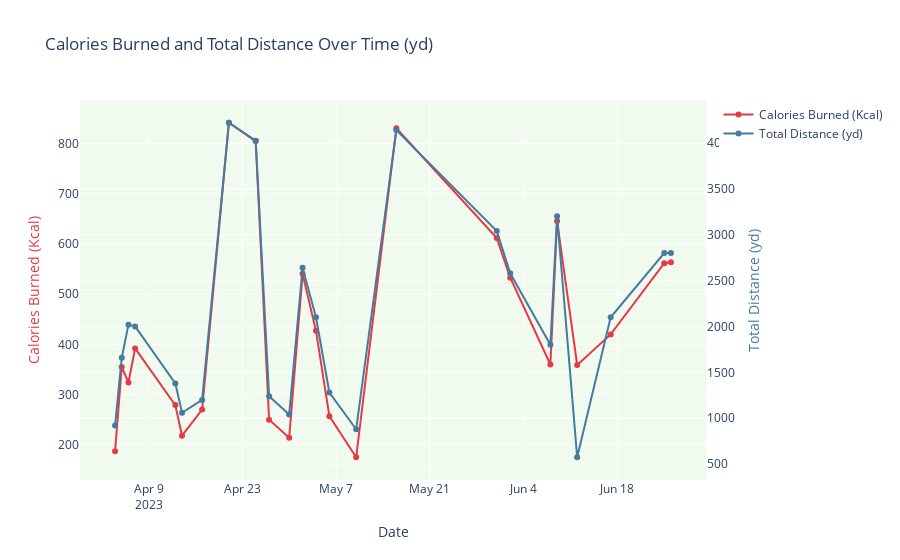
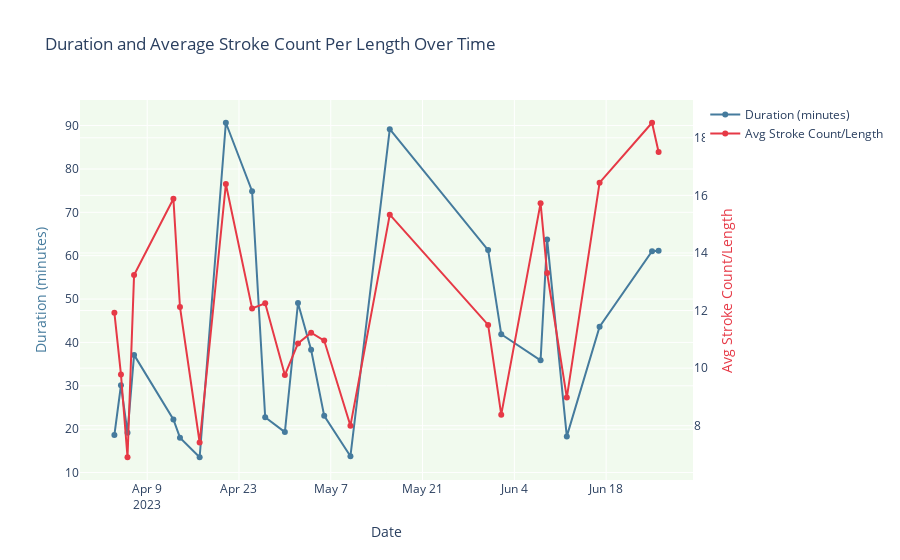

The notebook cell saved with these charts, in order:
### Code cell
import pandas as pd
import plotly.graph_objects as go

# Load the aggregated swim data
data_path = '/Users/ngirmay/Documents/GitHub/ironman_retrospective/form_swimming/form_swim_data/aggregated_swim_data.csv'  # Replace with your correct path if needed
swim_data = pd.read_csv(data_path)

# Ensure 'Swim Date' is in datetime format
swim_data['Swim Date'] = pd.to_datetime(swim_data['Swim Date'])

# --- Visualization 1: Calories Burned and Total Distance Swum Over Time ---
fig1 = go.Figure()

# Add Calories Burned as a line plot
fig1.add_trace(go.Scatter(x=swim_data['Swim Date'], y=swim_data['Calories'],
                          mode='lines+markers', name='Calories Burned (Kcal)', line=dict(color='#e63946')))

# Add Total Distance as a line plot on the same graph
fig1.add_trace(go.Scatter(x=swim_data['Swim Date'], y=swim_data['Dist (yd)'],
                          mode='lines+markers', name='Total Distance (yd)', line=dict(color='#457b9d'), yaxis='y2'))

# Add secondary y-axis for the distance
fig1.update_layout(
    title="Calories Burned and Total Distance Over Time (yd)",
    xaxis=dict(title='Date'),
    yaxis=dict(title='Calories Burned (Kcal)', titlefont=dict(color='#e63946')),
    yaxis2=dict(title='Total Distance (yd)', titlefont=dict(color='#457b9d'), overlaying='y', side='right'),
    plot_bgcolor='#f1faee'
)

# Show the first plot
fig1.show()

# --- Visualization 2: Duration and Average Stroke Count Per Length Over Time ---
fig2 = go.Figure()

# Add Duration (in minutes) as a line plot
fig2.add_trace(go.Scatter(x=swim_data['Swim Date'], y=swim_data['Move Time (min)'],
                          mode='lines+markers', name='Duration (minutes)', line=dict(color='#457b9d')))

# Add Average Stroke Count Per Length as a line plot on the same graph
fig2.add_trace(go.Scatter(x=swim_data['Swim Date'], y=swim_data['Avg Strk Count/Len'],
                          mode='lines+markers', name='Avg Stroke Count/Length', line=dict(color='#e63946'), yaxis='y2'))

# Add secondary y-axis for the average stroke count per length
fig2.update_layout(
    title="Duration and Average Stroke Count Per Length Over Time",
    xaxis=dict(title='Date'),
    yaxis=dict(title='Duration (minutes)', titlefont=dict(color='#457b9d')),
    yaxis2=dict(title='Avg Stroke Count/Length', titlefont=dict(color='#e63946'), overlaying='y', side='right'),
    plot_bgcolor='#f1faee'
)

# Show the second plot
fig2.show()

# Optionally: Save the visualizations as images or HTML files if needed
# fig1.write_image("calories_distance_swim.png")
# fig2.write_image("duration_stroke_count_swim.png")

### Figure 1 — Plotly figure (JSON) as saved in the notebook; plotly's stock layout.template omitted (floating-point values rounded to 4 significant figures)
{"data": [{"line": {"color": "#e63946"}, "mode": "lines+markers", "name": "Calories Burned (Kcal)", "type": "scatter", "x": ["2023-04-04T00:00:00", "2023-04-05T00:00:00", "2023-04-06T00:00:00", "2023-04-07T00:00:00", "2023-04-13T00:00:00", "2023-04-14T00:00:00", "2023-04-17T00:00:00", "2023-04-21T00:00:00", "2023-04-25T00:00:00", "2023-04-27T00:00:00", "2023-04-30T00:00:00", "2023-05-02T00:00:00", "2023-05-04T00:00:00", "2023-05-06T00:00:00", "2023-05-10T00:00:00", "2023-05-16T00:00:00", "2023-05-31T00:00:00", "2023-06-02T00:00:00", "2023-06-08T00:00:00", "2023-06-09T00:00:00", "2023-06-12T00:00:00", "2023-06-17T00:00:00", "2023-06-25T00:00:00", "2023-06-26T00:00:00"], "y": [187, 355, 324, 392, 279, 218, 270, 842, 806, 250, 214, 541, 427, 257, 175, 831, 612, 533, 360, 646, 359, 420, 562, 564]}, {"line": {"color": "#457b9d"}, "mode": "lines+markers", "name": "Total Distance (yd)", "type": "scatter", "x": ["2023-04-04T00:00:00", "2023-04-05T00:00:00", "2023-04-06T00:00:00", "2023-04-07T00:00:00", "2023-04-13T00:00:00", "2023-04-14T00:00:00", "2023-04-17T00:00:00", "2023-04-21T00:00:00", "2023-04-25T00:00:00", "2023-04-27T00:00:00", "2023-04-30T00:00:00", "2023-05-02T00:00:00", "2023-05-04T00:00:00", "2023-05-06T00:00:00", "2023-05-10T00:00:00", "2023-05-16T00:00:00", "2023-05-31T00:00:00", "2023-06-02T00:00:00", "2023-06-08T00:00:00", "2023-06-09T00:00:00", "2023-06-12T00:00:00", "2023-06-17T00:00:00", "2023-06-25T00:00:00", "2023-06-26T00:00:00"], "y": [920, 1660, 2020, 2000, 1380, 1060, 1200, 4220, 4020, 1240, 1040, 2640, 2100, 1280, 880, 4140, 3040, 2580, 1800, 3200, 575, 2100, 2800, 2800], "yaxis": "y2"}], "layout": {"plot_bgcolor": "#f1faee", "title": {"text": "Calories Burned and Total Distance Over Time (yd)"}, "xaxis": {"title": {"text": "Date"}}, "yaxis": {"title": {"font": {"color": "#e63946"}, "text": "Calories Burned (Kcal)"}}, "yaxis2": {"overlaying": "y", "side": "right", "title": {"font": {"color": "#457b9d"}, "text": "Total Distance (yd)"}}}}

### Figure 2 — Plotly figure (JSON) as saved in the notebook; plotly's stock layout.template omitted (floating-point values rounded to 4 significant figures)
{"data": [{"line": {"color": "#457b9d"}, "mode": "lines+markers", "name": "Duration (minutes)", "type": "scatter", "x": ["2023-04-04T00:00:00", "2023-04-05T00:00:00", "2023-04-06T00:00:00", "2023-04-07T00:00:00", "2023-04-13T00:00:00", "2023-04-14T00:00:00", "2023-04-17T00:00:00", "2023-04-21T00:00:00", "2023-04-25T00:00:00", "2023-04-27T00:00:00", "2023-04-30T00:00:00", "2023-05-02T00:00:00", "2023-05-04T00:00:00", "2023-05-06T00:00:00", "2023-05-10T00:00:00", "2023-05-16T00:00:00", "2023-05-31T00:00:00", "2023-06-02T00:00:00", "2023-06-08T00:00:00", "2023-06-09T00:00:00", "2023-06-12T00:00:00", "2023-06-17T00:00:00", "2023-06-25T00:00:00", "2023-06-26T00:00:00"], "y": [18.68, 30.13, 19.2, 37.13, 22.24, 18.04, 13.53, 90.65, 74.88, 22.76, 19.32, 49.09, 38.3, 23.07, 13.76, 89.17, 61.29, 41.89, 35.87, 63.74, 18.34, 43.61, 61.03, 61.16]}, {"line": {"color": "#e63946"}, "mode": "lines+markers", "name": "Avg Stroke Count/Length", "type": "scatter", "x": ["2023-04-04T00:00:00", "2023-04-05T00:00:00", "2023-04-06T00:00:00", "2023-04-07T00:00:00", "2023-04-13T00:00:00", "2023-04-14T00:00:00", "2023-04-17T00:00:00", "2023-04-21T00:00:00", "2023-04-25T00:00:00", "2023-04-27T00:00:00", "2023-04-30T00:00:00", "2023-05-02T00:00:00", "2023-05-04T00:00:00", "2023-05-06T00:00:00", "2023-05-10T00:00:00", "2023-05-16T00:00:00", "2023-05-31T00:00:00", "2023-06-02T00:00:00", "2023-06-08T00:00:00", "2023-06-09T00:00:00", "2023-06-12T00:00:00", "2023-06-17T00:00:00", "2023-06-25T00:00:00", "2023-06-26T00:00:00"], "y": [11.92, 9.781, 6.904, 13.23, 15.88, 12.12, 7.416, 16.39, 12.07, 12.25, 9.76, 10.86, 11.23, 10.96, 8, 15.33, 11.5, 8.383, 15.73, 13.3, 8.975, 16.44, 18.52, 17.51], "yaxis": "y2"}], "layout": {"plot_bgcolor": "#f1faee", "title": {"text": "Duration and Average Stroke Count Per Length Over Time"}, "xaxis": {"title": {"text": "Date"}}, "yaxis": {"title": {"font": {"color": "#457b9d"}, "text": "Duration (minutes)"}}, "yaxis2": {"overlaying": "y", "side": "right", "title": {"font": {"color": "#e63946"}, "text": "Avg Stroke Count/Length"}}}}
